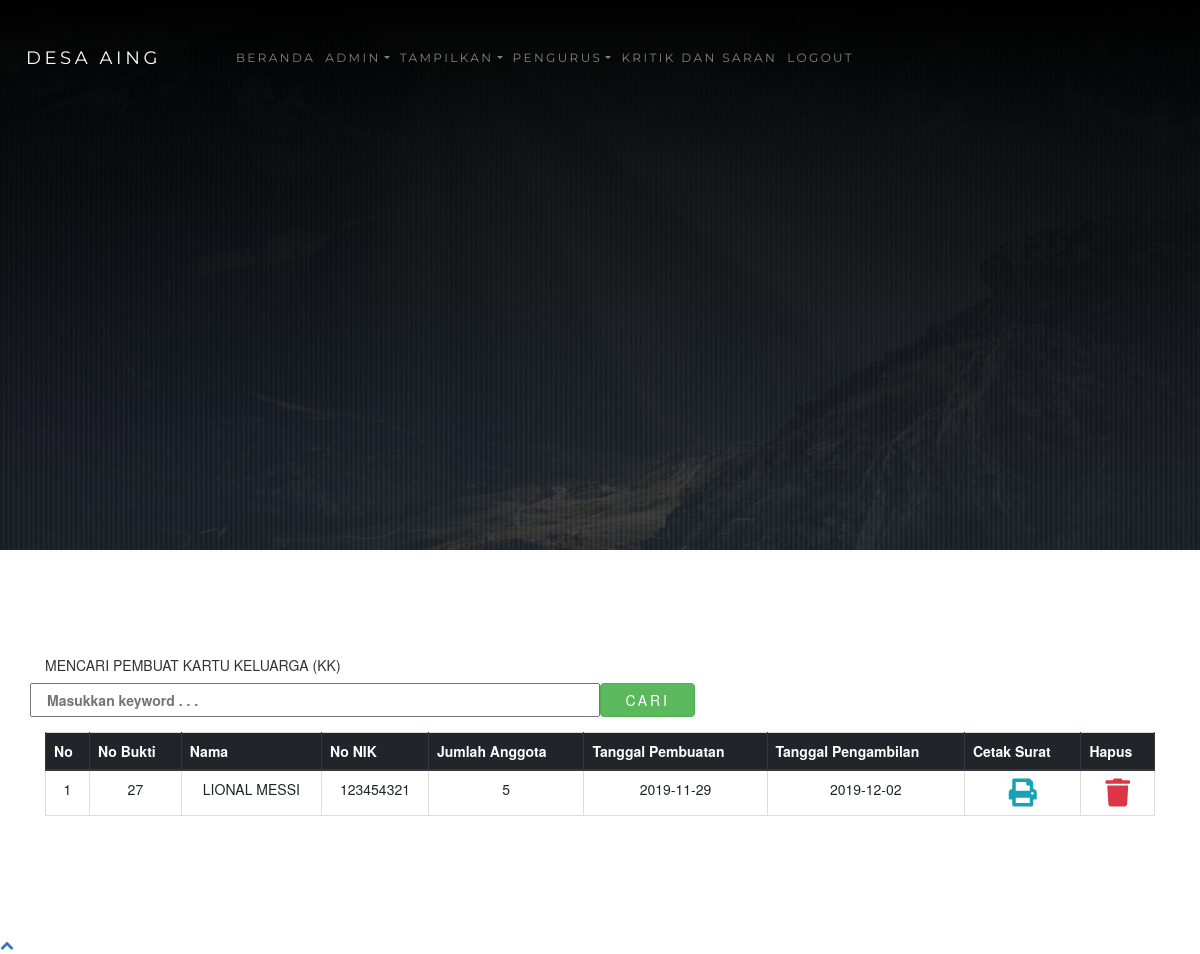
The page /admin.php?halaman=kk (signed in) on the database its author committed.
### tables this page shows
CREATE TABLE `kk` (
  `id` int(11) NOT NULL,
  `nama_kepala` varchar(300) NOT NULL,
  `nik` varchar(100) NOT NULL,
  `alamat` varchar(300) NOT NULL,
  `rt` varchar(5) NOT NULL,
  `rw` varchar(5) NOT NULL,
  `desa` varchar(100) NOT NULL,
  `kec` varchar(100) NOT NULL,
  `kab` varchar(100) NOT NULL,
  `prov` varchar(100) NOT NULL,
  `kode_pos` varchar(100) NOT NULL,
  `telepon` varchar(100) NOT NULL,
  `jumlah` int(5) NOT NULL,
  `tgl_buat` date NOT NULL,
  `tgl_ambil` date NOT NULL
);

### functions.php (called while the page is built, shortened)
<?php
$conn = mysqli_connect("localhost", "root", "", "ta_web");
function query($query)
{
    global $conn;
    $result = mysqli_query($conn, $query);
    $rows = [];
    while ($row = mysqli_fetch_assoc($result)) {
        $rows[] = $row;
    }
    return $rows;
}

### pembuat_kk.php (the view, shortened to what this page needs)
<?php
require 'functions.php';
$kk = query("SELECT * FROM kk ORDER BY id DESC");
?>
<!DOCTYPE html>
<html lang="en">
<head>
</head>
<body>
    <div class="inner-page">
        <div class="slider-item" style="background-image: url('images/konfirmasi.jpg');">
            <div class="container">
                <div class="row slider-text align-items-center justify-content-center">
                </div>
            </div>
        </div>
    </div>
    <section class="section blog">
        <div class="container">
            <form action="" method="post">
                <div class="form-group row font-weight-bold text-uppercase">
                    <h5 class="col-sm-12">Mencari Pembuat Kartu Keluarga (KK)</h5>
                    <input type="text" class="col-sm-6" placeholder="Masukkan keyword . . ." name="keyword" id="keyword" autocomplete="off">
                    <button type="submit" class="col-sm-1 btn btn-success" name="cari">Cari</button>
                </div>
            </form>
            <table class="table table-bordered text-center">
                <thead class="thead-dark">
                    <tr class="text-center">
                        <th>No</th>
                        <th>No Bukti</th>
                        <th>Nama</th>
                        <th>No NIK</th>
                        <th>Jumlah Anggota</th>
                        <th>Tanggal Pembuatan</th>
                        <th>Tanggal Pengambilan</th>
                        <th>Cetak Surat</th>
                        <th>Hapus</th>
                    </tr>
                </thead>
                <?php $i = 1; ?>
                <tbody>
                    <?php foreach ($kk as $row) : ?>
                        <tr>
                            <td><?= $i; ?></td>
                            <td><?= $row["id"] ?></td>
                            <td><?= $row["nama_kepala"] ?></td>
                            <td><?= $row["nik"] ?></td>
                            <td><?= $row["jumlah"] ?></td>
                            <td><?= $row["tgl_buat"] ?></td>
                            <td><?= $row["tgl_ambil"] ?></td>
                            <td><a href="cetak_kk.php?id=<?= $row["id"]; ?>" target="_blank" i class="fas fa-print text-info fa-2x"></i></a></td>
                            <td><a href="hapus.php?id=<?= $row["id"]; ?>&hapus=kk" onclick="return confirm('Mau dihapus ?')"><i class="fas fa-trash text-danger fa-2x"></i></a></td>
                        </tr>
                        <?php $i++; ?>
                    <?php endforeach; ?>
                </tbody>
            </table>
        </div>
    </section>
</body>
</html>

### rows shown on the page
kk: id "27", nama_kepala "LIONAL MESSI", nik "123454321", jumlah "5", tgl_buat "2019-11-29", tgl_ambil "2019-12-02"
